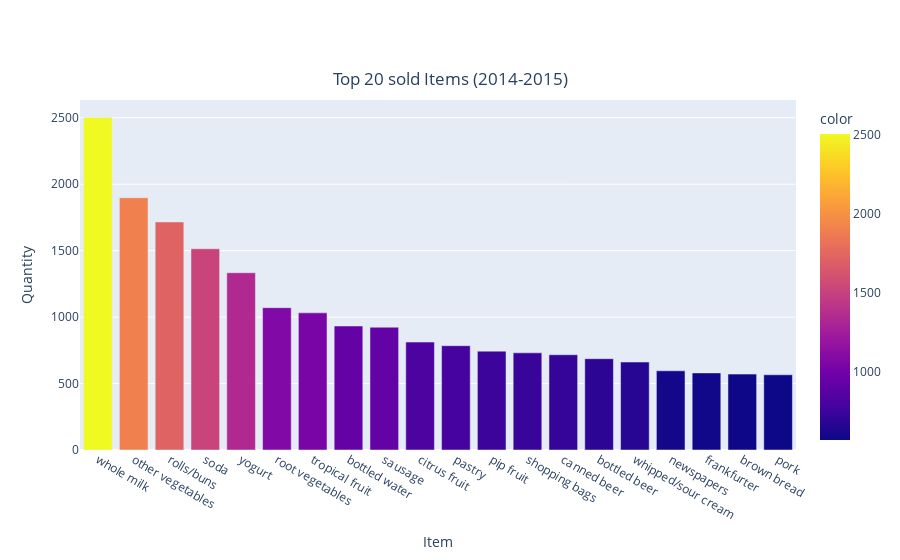

Notebook cell for this chart:
### Markdown cell above
### 3.1 Exploratory Data Analysis (EDA)

### Code cell
#showing the Top 20 most bought item for the combine year 2014 and 2015
freq_item = df['itemDescription'].value_counts().head(20)

#plot the top 20 most frequent item
fig = px.bar(data_frame=freq_item, title = 'Top 20 sold Items (2014-2015)', color = freq_item,
            labels = {'index':'Item',
                      'value':'Quantity'})
fig.update_layout(title_x=0.5, title_y=0.87)
fig

### Figure 1 — Plotly figure (JSON) as saved in the notebook; plotly's stock layout.template omitted (floating-point values rounded to 4 significant figures)
{"data": [{"alignmentgroup": "True", "hovertemplate": "Item=%{x}<br>Quantity=%{y}<br>color=%{marker.color}<extra></extra>", "legendgroup": "", "marker": {"color": [2502, 1898, 1716, 1514, 1334, 1071, 1032, 933, 924, 812, 785, 744, 731, 717, 687, 662, 596, 580, 571, 566], "coloraxis": "coloraxis", "pattern": {"shape": ""}}, "name": "", "offsetgroup": "", "orientation": "v", "showlegend": false, "textposition": "auto", "type": "bar", "x": ["whole milk", "other vegetables", "rolls/buns", "soda", "yogurt", "root vegetables", "tropical fruit", "bottled water", "sausage", "citrus fruit", "pastry", "pip fruit", "shopping bags", "canned beer", "bottled beer", "whipped/sour cream", "newspapers", "frankfurter", "brown bread", "pork"], "xaxis": "x", "y": [2502, 1898, 1716, 1514, 1334, 1071, 1032, 933, 924, 812, 785, 744, 731, 717, 687, 662, 596, 580, 571, 566], "yaxis": "y"}], "layout": {"barmode": "relative", "coloraxis": {"colorbar": {"title": {"text": "color"}}, "colorscale": [[0, "#0d0887"], [0.1111, "#46039f"], [0.2222, "#7201a8"], [0.3333, "#9c179e"], [0.4444, "#bd3786"], [0.5556, "#d8576b"], [0.6667, "#ed7953"], [0.7778, "#fb9f3a"], [0.8889, "#fdca26"], [1, "#f0f921"]]}, "legend": {"tracegroupgap": 0}, "title": {"text": "Top 20 sold Items (2014-2015)", "x": 0.5, "y": 0.87}, "xaxis": {"anchor": "y", "domain": [0, 1], "title": {"text": "Item"}}, "yaxis": {"anchor": "x", "domain": [0, 1], "title": {"text": "Quantity"}}}}
